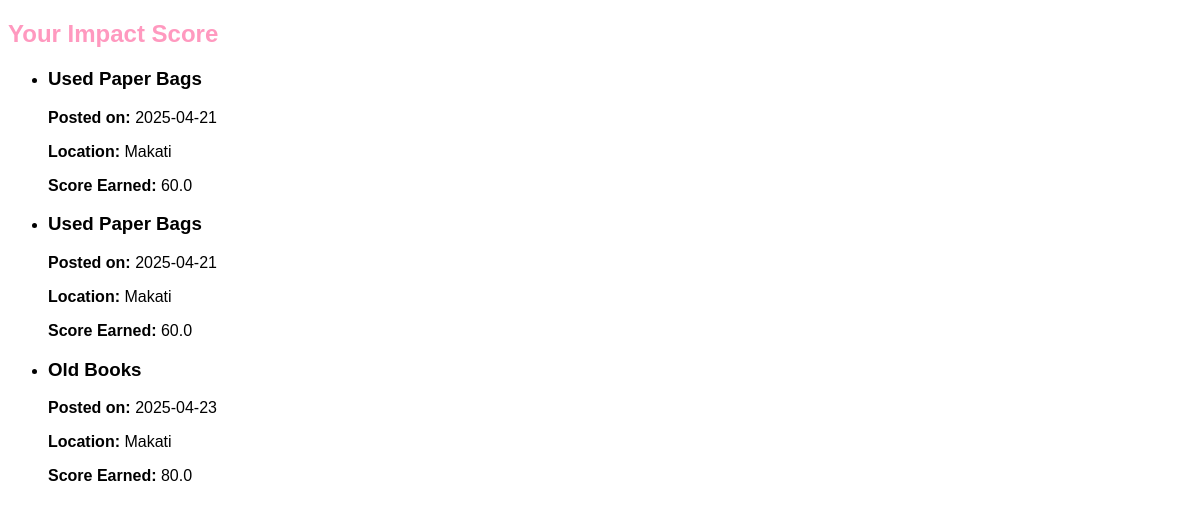
The page /impact (signed in) on the database its author committed.
### tables this page shows
CREATE TABLE postings (
    postings_id INTEGER PRIMARY KEY AUTOINCREMENT,
    donor_user_id INTEGER NOT NULL,
    post_title TEXT NOT NULL,
    description TEXT NULL,
    post_status TEXT CHECK (post_status IN ("New", "Open", "Locked", "Collected")) NOT NULL,
    collector_by_user_id INTEGER NOT NULL,
    post_date DATETIME NOT NULL,
    collection_date DATETIME NULL,
    item_id INTEGER NOT NULL,
    approval_date DATETIME,
    quantity INTEGER NOT NULL,
    pick_up_location TEXT,
    score REAL,
    is_deleted BOOLEAN DEFAULT FALSE,
    FOREIGN KEY (donor_user_id) REFERENCES users(user_id),
    FOREIGN KEY (collector_by_user_id) REFERENCES users(user_id),
    FOREIGN KEY (item_id) REFERENCES items(item_id)
);

### app.py (the view)
    @app.route('/impact')
    def impact():
        user_id = session['user_id']  # Assuming the user is logged in and their ID is in the session
        conn = get_db_connection()
        cursor = conn.cursor()
        cursor.execute("""
            SELECT
                p.postings_id,
                p.post_title,
                p.post_date,
                p.pick_up_location,
                p.score
            FROM postings p
            WHERE p.donor_user_id = ? AND p.is_deleted = 0
        """, (user_id,))
        rows = cursor.fetchall()
        donations = []
        total_score = 0  # Initialize total_score
        for row in rows:
            donations.append({
                'post_title': row['post_title'],
                'score': row['score'],
                'post_date': row['post_date'],
                'pick_up_location': row['pick_up_location']
            })
            total_score += row['score']  # Accumulate the score
        conn.close()
        return render_template('impact.html', donations=donations)

### app.py (called while the page is built)
def get_db_connection():
    db_path = os.path.join(app.instance_path, 'ecoexchange.db')
    conn = sqlite3.connect(db_path)
    conn.row_factory = sqlite3.Row
    print(f"✅ Connected to: {db_path}")
    return conn

### templates/impact.html (shortened to what this page needs)
<!DOCTYPE html>
<html lang="en">
<head>
    <link rel="stylesheet" href="{{ url_for('static', filename='css/profile.css') }}">
</head>
<body>
    <div class="impact-section">
        <h2 class="page-title">Your Impact Score {{ total_score }}</h2>
        {% if donations %}
            <ul class="donation-list">
                {% for donation in donations %}
                    <li class="donation-card">
                        <h3 class="donation-title">{{ donation.post_title }}</h3>
                        <p><strong>Posted on:</strong> {{ donation.post_date }}</p>
                        <p><strong>Location:</strong> {{ donation.pick_up_location }}</p>
                        <p><strong>Score Earned:</strong> {{ donation.score }}</p>
                    </li>
                {% endfor %}
            </ul>
        {% else %}
            <p class="no-donations">No donations have been made yet.</p>
        {% endif %}
    </div>
</body>
</html>

### static/css/profile.css (style rules this page uses)
html { color-scheme: light dark; }
body { background-color: white; color: black; font-family: Tahoma, Verdana, Arial, sans-serif; }
h2 { color: #FF99BF; }

### rows shown on the page
postings: post_title "Used Paper Bags", post_date "2025-04-21", pick_up_location "Makati", score "60.0"
postings: post_title "Used Paper Bags", post_date "2025-04-21", pick_up_location "Makati", score "60.0"
postings: post_title "Old Books", post_date "2025-04-23", pick_up_location "Makati", score "80.0"
